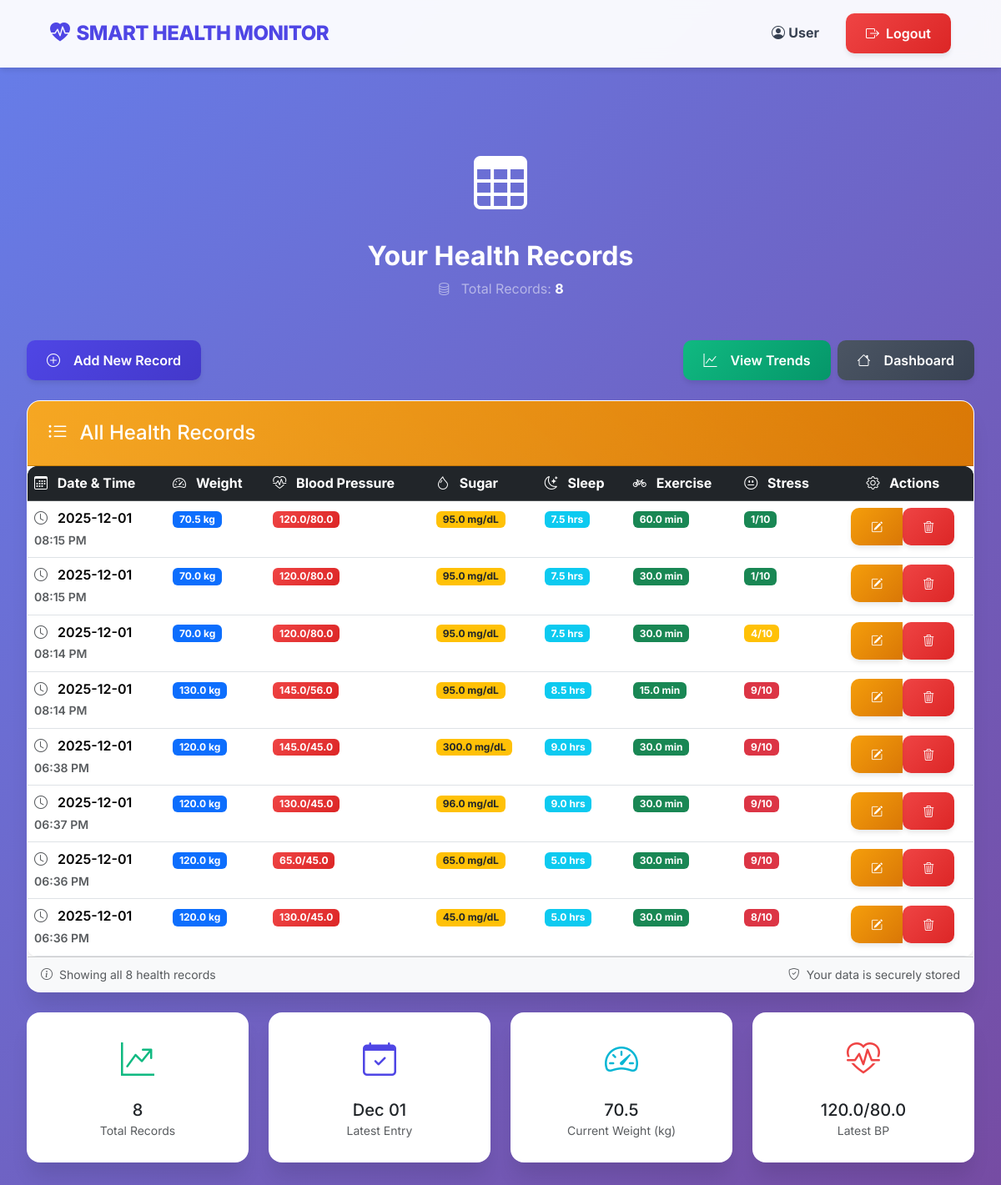
The page /view_records (signed in) on the database its author committed.
### database.py (models this page shows)
class HealthRecord(Base):
    __tablename__ = 'health_records'
    id = Column(Integer, primary_key=True)
    username = Column(String, nullable=False)
    timestamp = Column(DateTime, default=datetime.utcnow)
    weight = Column(Float)
    systolic_bp = Column(Float)
    diastolic_bp = Column(Float)
    sugar_level = Column(Float)
    sleep_hours = Column(Float)
    exercise_minutes = Column(Float)
    stress_level = Column(Integer)

### app.py (the view)
@app.route('/view_records')
def view_records():
    if 'email' not in session:
        flash('Please login to view health records.', 'warning')
        return redirect(url_for('login'))
    db_session = Session()
    records = db_session.scalars(
        select(HealthRecord)
        .where(HealthRecord.username == session['username']) # Linking via username
        .order_by(HealthRecord.timestamp.desc())
    ).all()
    db_session.close()
    return render_template('view_records.html', records=records)

### templates/view_records.html (shortened to what this page needs)
{% extends "layout.html" %}
{% block content %}
<div class="container">
    <div class="text-center mb-5">
        <div class="mb-3">
            <i class="bi bi-table" style="font-size: 4rem; color: white;"></i>
        </div>
        <h2 class="fw-bold mb-2" style="color: white;">Your Health Records</h2>
        <p class="text-white-50">
            <i class="bi bi-database me-2"></i>
            Total Records: <strong style="color: white;">{{ records | length }}</strong>
        </p>
    </div>
    <div class="mb-4 d-flex justify-content-between align-items-center flex-wrap gap-3">
        <a href="{{ url_for('add_record') }}" class="btn btn-primary">
            <i class="bi bi-plus-circle me-2"></i>
            Add New Record
        </a>
        <div class="d-flex gap-2">
            <a href="{{ url_for('trends') }}" class="btn btn-success">
                <i class="bi bi-graph-up me-2"></i>
                View Trends
            </a>
            <a href="{{ url_for('dashboard') }}" class="btn btn-secondary">
                <i class="bi bi-house me-2"></i>
                Dashboard
            </a>
        </div>
    </div>
    {% if records %}
    <div class="card dashboard-card">
        <div class="card-header header-data">
            <h4 class="mb-0">
                <i class="bi bi-list-ul me-2"></i>
                All Health Records
            </h4>
        </div>
        <div class="card-body p-0">
            <div class="table-responsive">
                <table class="table table-hover mb-0">
                    <thead class="table-dark">
                        <tr>
                            <th scope="col">
                                <i class="bi bi-calendar3 me-2"></i>
                                Date & Time
                            </th>
                            <th scope="col">
                                <i class="bi bi-speedometer2 me-2"></i>
                                Weight
                            </th>
                            <th scope="col">
                                <i class="bi bi-heart-pulse me-2"></i>
                                Blood Pressure
                            </th>
                            <th scope="col">
                                <i class="bi bi-droplet me-2"></i>
                                Sugar
                            </th>
                            <th scope="col">
                                <i class="bi bi-moon-stars me-2"></i>
                                Sleep
                            </th>
                            <th scope="col">
                                <i class="bi bi-bicycle me-2"></i>
                                Exercise
                            </th>
                            <th scope="col">
                                <i class="bi bi-emoji-neutral me-2"></i>
                                Stress
                            </th>
                            <th scope="col" class="text-center">
                                <i class="bi bi-gear me-2"></i>
                                Actions
                            </th>
                        </tr>
                    </thead>
                    <tbody>
                        {% for record in records %}
                        <tr>
                            <td class="fw-semibold">
                                <i class="bi bi-clock me-2 text-muted"></i>
                                {{ record.timestamp.strftime('%Y-%m-%d') }}
                                <br>
                                <small class="text-muted">{{ record.timestamp.strftime('%I:%M %p') }}</small>
                            </td>
                            <td>
                                <span class="badge bg-primary">{{ record.weight }} kg</span>
                            </td>
                            <td>
                                <span class="badge" style="background: linear-gradient(135deg, #EF4444 0%, #DC2626 100%);">
                                    {{ record.systolic_bp }}/{{ record.diastolic_bp }}
                                </span>
                            </td>
                            <td>
                                <span class="badge bg-warning text-dark">{{ record.sugar_level }} mg/dL</span>
                            </td>
                            <td>
                                <span class="badge bg-info">{{ record.sleep_hours }} hrs</span>
                            </td>
                            <td>
                                <span class="badge bg-success">{{ record.exercise_minutes }} min</span>
                            </td>
                            <td>
                                <span class="badge {% if record.stress_level <= 3 %}bg-success{% elif record.stress_level <= 7 %}bg-warning{% else %}bg-danger{% endif %}">
                                    {{ record.stress_level }}/10
                                </span>
                            </td>
                            <td class="text-center">
                                <div class="btn-group" role="group">
                                    <a href="{{ url_for('edit_record', record_id=record.id) }}"
                                       class="btn btn-sm btn-warning" title="Edit Record">
                                        <i class="bi bi-pencil-square"></i>
                                    </a>
                                    <form method="POST" action="{{ url_for('delete_record', record_id=record.id) }}"
                                          style="display:inline;"
                                          onsubmit="return confirm('Are you sure you want to delete this record? This action cannot be undone.');">
                                        <button type="submit" class="btn btn-sm btn-danger" title="Delete Record">
                                            <i class="bi bi-trash3"></i>
                                        </button>
                                    </form>
                                </div>
                            </td>
                        </tr>
                        {% endfor %}
                    </tbody>
                </table>
            </div>
        </div>
        <div class="card-footer bg-light">
            <div class="row align-items-center">
                <div class="col-md-6">
                    <small class="text-muted">
                        <i class="bi bi-info-circle me-1"></i>
                        Showing all {{ records | length }} health records
                    </small>
                </div>
                <div class="col-md-6 text-end">
                    <small class="text-muted">
                        <i class="bi bi-shield-check me-1"></i>
                        Your data is securely stored
                    </small>
                </div>
            </div>
        </div>
    </div>
    {% endif %}
    {% if records %}
    <div class="row mt-4">
        <div class="col-md-3">
            <div class="card dashboard-card text-center">
                <div class="card-body">
                    <i class="bi bi-graph-up-arrow" style="font-size: 2.5rem; color: var(--success-green);"></i>
                    <h5 class="mt-3 mb-0">{{ records | length }}</h5>
                    <small class="text-muted">Total Records</small>
                </div>
            </div>
        </div>
        <div class="col-md-3">
            <div class="card dashboard-card text-center">
                <div class="card-body">
                    <i class="bi bi-calendar-check" style="font-size: 2.5rem; color: var(--primary-blue);"></i>
                    <h5 class="mt-3 mb-0">{{ records[0].timestamp.strftime('%b %d') if records else 'N/A' }}</h5>
                    <small class="text-muted">Latest Entry</small>
                </div>
            </div>
        </div>
        <div class="col-md-3">
            <div class="card dashboard-card text-center">
                <div class="card-body">
                    <i class="bi bi-speedometer2" style="font-size: 2.5rem; color: var(--accent-teal);"></i>
                    <h5 class="mt-3 mb-0">{{ records[0].weight if records else 'N/A' }}</h5>
                    <small class="text-muted">Current Weight (kg)</small>
                </div>
            </div>
        </div>
        <div class="col-md-3">
            <div class="card dashboard-card text-center">
                <div class="card-body">
                    <i class="bi bi-heart-pulse" style="font-size: 2.5rem; color: var(--danger-red);"></i>
                    <h5 class="mt-3 mb-0">{{ records[0].systolic_bp if records else 'N/A' }}/{{ records[0].diastolic_bp if records else '' }}</h5>
                    <small class="text-muted">Latest BP</small>
                </div>
            </div>
        </div>
    </div>
    {% endif %}
</div>
{% endblock %}

### templates/layout.html (shortened to what this page needs)
<!DOCTYPE html>
<html lang="en">
<head>
    <link href="https://cdn.jsdelivr.net/npm/bootstrap@5.3.3/dist/css/bootstrap.min.css" rel="stylesheet">
    <link rel="stylesheet" href="https://cdn.jsdelivr.net/npm/bootstrap-icons@1.11.3/font/bootstrap-icons.min.css">
    <link rel="stylesheet" href="{{ url_for('static', filename='style.css') }}">
</head>
<body>
    <nav class="navbar navbar-expand-lg navbar-light sticky-top">
        <div class="container-fluid mx-lg-5">
            <a class="navbar-brand" href="{{ url_for('index') }}">
                <i class="bi bi-heart-pulse-fill"></i>
                SMART HEALTH MONITOR
            </a>
            <div class="collapse navbar-collapse" id="navbarNav">
                <div class="navbar-nav ms-auto align-items-center">
                    {% if 'username' in session %}
                        <span class="nav-link me-3">
                            <i class="bi bi-person-circle"></i>
                            <strong>{{ session['username'] }}</strong>
                        </span>
                        <a class="btn btn-logout" href="{{ url_for('logout') }}">
                            <i class="bi bi-box-arrow-right"></i>
                            Logout
                        </a>
                    {% endif %}
                </div>
            </div>
        </div>
    </nav>
    <div class="container mt-4">
        {% block content %}{% endblock %}
    </div>
</body>
</html>

### static/style.css (style rules this page uses)
:root { --primary-blue: #4F46E5; --primary-blue-dark: #4338CA; --primary-blue-light: #818CF8; --accent-teal: #06B6D4; --accent-purple: #A855F7; --accent-pink: #EC4899; --success-green: #10B981; --warning-orange: #F59E0B; --danger-red: #EF4444; --neutral-50: #F9FAFB; --neutral-100: #F3F4F6; --neutral-200: #E5E7EB; --neutral-300: #D1D5DB; --neutral-600: #4B5563; --neutral-700: #374151; --neutral-800: #1F2937; --neutral-900: #111827; --shadow-sm: 0 1px 2px 0 rgba(0, 0, 0, 0.05); --shadow-md: 0 4px 6px -1px rgba(0, 0, 0, 0.1); --shadow-lg: 0 10px 15px -3px rgba(0, 0, 0, 0.1); --shadow-xl: 0 20px 25px -5px rgba(0, 0, 0, 0.1); }
* { margin: 0; padding: 0; box-sizing: border-box; }
body { font-family: 'Inter', -apple-system, BlinkMacSystemFont, 'Segoe UI', Roboto, 'Helvetica Neue', Arial, sans-serif; background: linear-gradient(135deg, #667eea 0%, #764ba2 100%); background-attachment: fixed; color: var(--neutral-700); line-height: 1.6; min-height: 100vh; }
.navbar { background: rgba(255, 255, 255, 0.95) !important; backdrop-filter: blur(10px); border-bottom: 1px solid rgba(255, 255, 255, 0.2); box-shadow: var(--shadow-md); padding: 1rem 0; }
.navbar-brand { color: var(--primary-blue) !important; font-weight: 800; font-size: 1.5rem; letter-spacing: -0.5px; display: flex; align-items: center; gap: 0.5rem; transition: all 0.3s ease; }
.navbar-nav .nav-link { color: var(--neutral-700) !important; font-weight: 500; padding: 0.5rem 1rem !important; border-radius: 8px; transition: all 0.3s ease; }
.btn-logout { background: linear-gradient(135deg, #EF4444 0%, #DC2626 100%); color: white; border: none; padding: 0.5rem 1.5rem; border-radius: 8px; font-weight: 600; transition: all 0.3s ease; box-shadow: var(--shadow-md); }
.container { max-width: 1400px; margin: 0 auto; padding: 2rem 1rem; }
.dashboard-card { background: white; border-radius: 16px; box-shadow: var(--shadow-xl); overflow: hidden; transition: all 0.3s cubic-bezier(0.4, 0, 0.2, 1); border: 1px solid rgba(255, 255, 255, 0.8); height: 100%; display: flex; flex-direction: column; }
.card-header { padding: 1.5rem; color: white; font-weight: 700; font-size: 1.1rem; position: relative; overflow: hidden; }
.card-header::before { content: ''; position: absolute; top: 0; left: 0; right: 0; bottom: 0; background: linear-gradient(45deg, rgba(255, 255, 255, 0.1) 0%, rgba(255, 255, 255, 0) 100%); pointer-events: none; }
.card-header h4 { margin: 0; position: relative; z-index: 1; }
.header-data { background: linear-gradient(135deg, #F59E0B 0%, #D97706 100%); }
.card-body { padding: 1.5rem; flex-grow: 1; }
.btn { border-radius: 10px; font-weight: 600; padding: 0.75rem 1.5rem; transition: all 0.3s ease; border: none; box-shadow: var(--shadow-md); display: inline-flex; align-items: center; gap: 0.5rem; }
.btn-primary { background: linear-gradient(135deg, var(--primary-blue) 0%, var(--primary-blue-dark) 100%); color: white; }
.btn-success { background: linear-gradient(135deg, var(--success-green) 0%, #059669 100%); color: white; }
.btn-warning { background: linear-gradient(135deg, var(--warning-orange) 0%, #D97706 100%); color: white; }
.btn-danger { background: linear-gradient(135deg, var(--danger-red) 0%, #DC2626 100%); color: white; }
.btn-secondary { background: linear-gradient(135deg, var(--neutral-600) 0%, var(--neutral-700) 100%); color: white; }
.table { background: white; border-radius: 12px; overflow: hidden; box-shadow: var(--shadow-md); }
.table-dark { background: linear-gradient(135deg, var(--neutral-800) 0%, var(--neutral-900) 100%); }
.dashboard-card { animation: fadeInUp 0.5s ease-out; }

### rows shown on the page
HealthRecord: timestamp "2025-12-01", timestamp "08:15 PM", weight "70.5", systolic_bp "120.0", diastolic_bp "80.0", sugar_level "95.0", sleep_hours "7.5", exercise_minutes "60.0", stress_level "1", timestamp "Dec 01"
HealthRecord: timestamp "2025-12-01", timestamp "08:15 PM", weight "70.0", systolic_bp "120.0", diastolic_bp "80.0", sugar_level "95.0", sleep_hours "7.5", exercise_minutes "30.0", stress_level "1"
HealthRecord: timestamp "2025-12-01", timestamp "08:14 PM", weight "70.0", systolic_bp "120.0", diastolic_bp "80.0", sugar_level "95.0", sleep_hours "7.5", exercise_minutes "30.0", stress_level "4"
HealthRecord: timestamp "2025-12-01", timestamp "08:14 PM", weight "130.0", systolic_bp "145.0", diastolic_bp "56.0", sugar_level "95.0", sleep_hours "8.5", exercise_minutes "15.0", stress_level "9"
HealthRecord: timestamp "2025-12-01", timestamp "06:38 PM", weight "120.0", systolic_bp "145.0", diastolic_bp "45.0", sugar_level "300.0", sleep_hours "9.0", exercise_minutes "30.0", stress_level "9"
HealthRecord: timestamp "2025-12-01", timestamp "06:37 PM", weight "120.0", systolic_bp "130.0", diastolic_bp "45.0", sugar_level "96.0", sleep_hours "9.0", exercise_minutes "30.0", stress_level "9"
HealthRecord: timestamp "2025-12-01", timestamp "06:36 PM", weight "120.0", systolic_bp "65.0", diastolic_bp "45.0", sugar_level "65.0", sleep_hours "5.0", exercise_minutes "30.0", stress_level "9"
HealthRecord: timestamp "2025-12-01", timestamp "06:36 PM", weight "120.0", systolic_bp "130.0", diastolic_bp "45.0", sugar_level "45.0", sleep_hours "5.0", exercise_minutes "30.0", stress_level "8"

### other values the page prints
{{ session['username'] }} "User"
{{ records | length }} "8"
